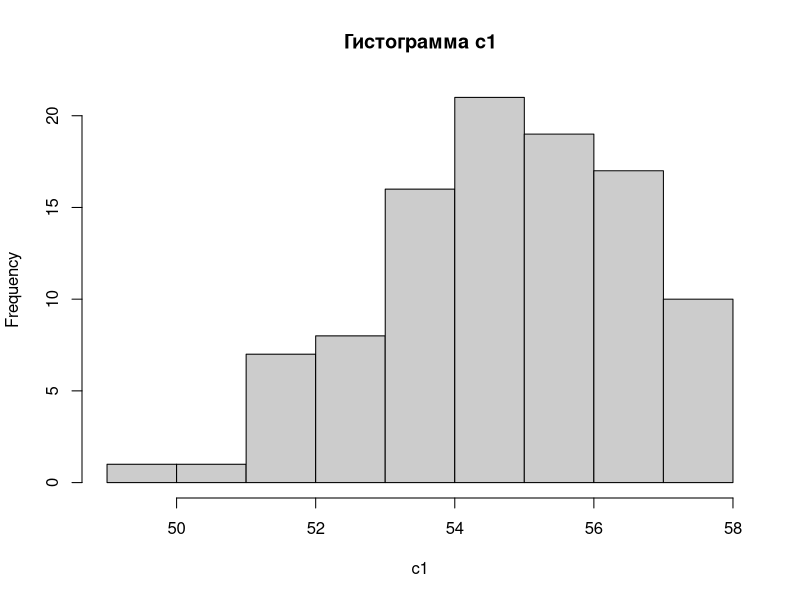
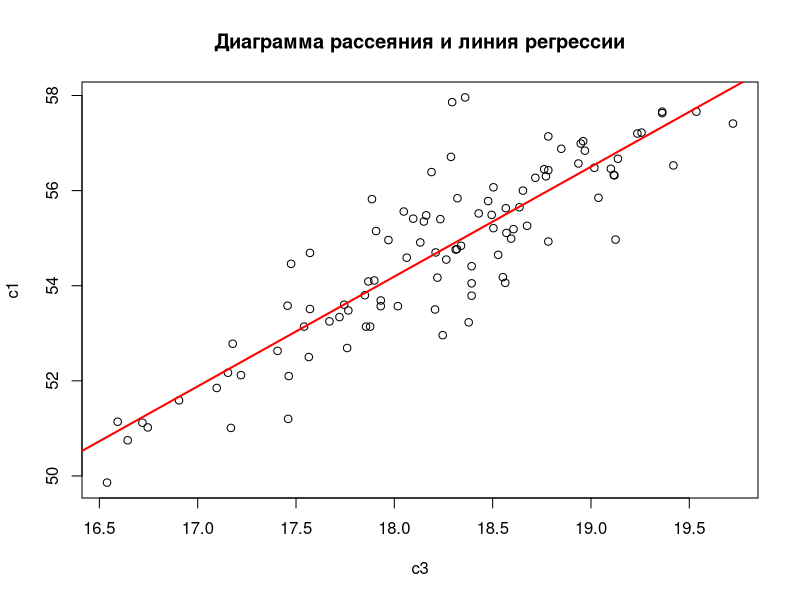
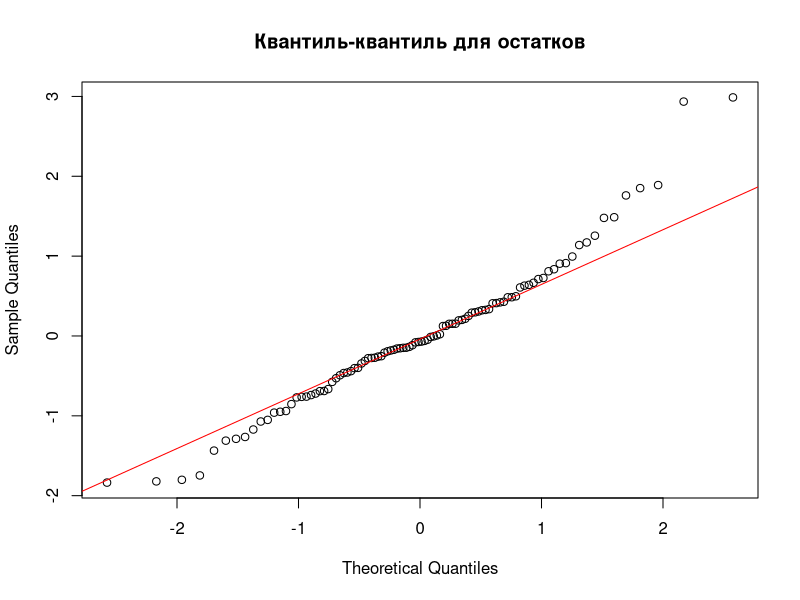
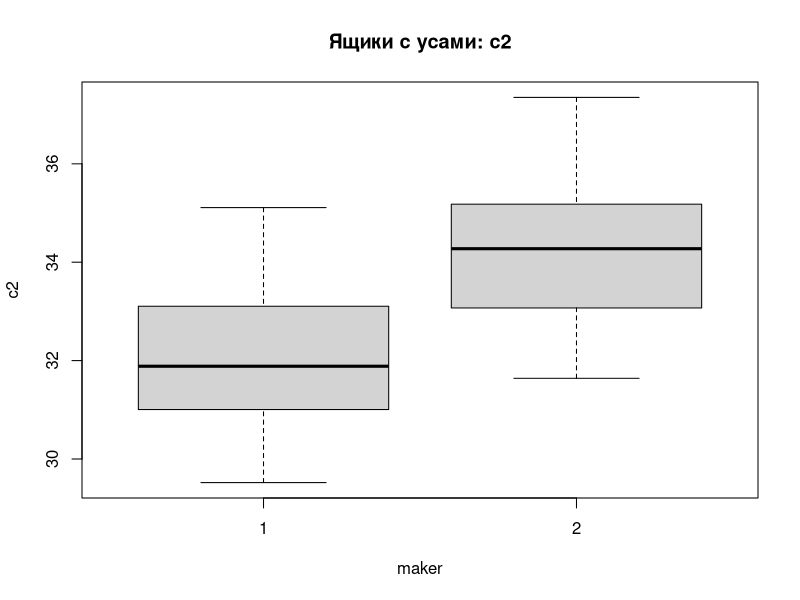
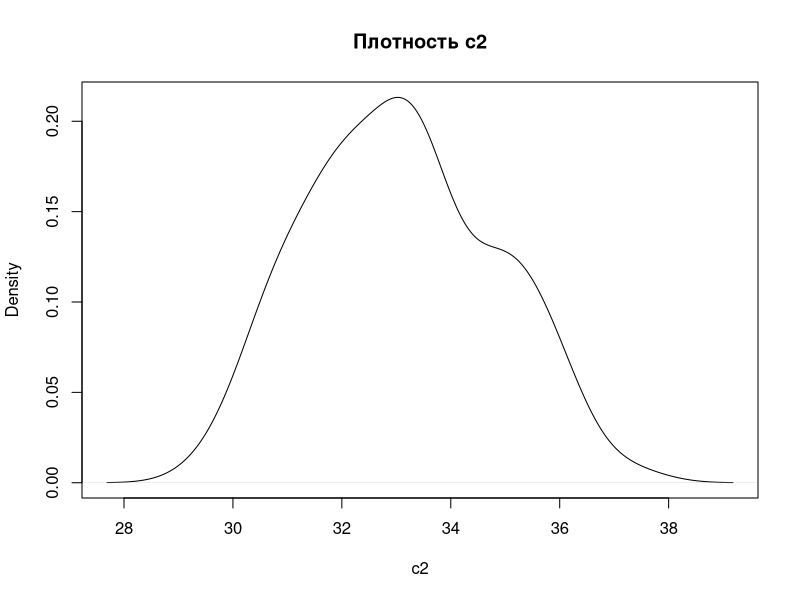
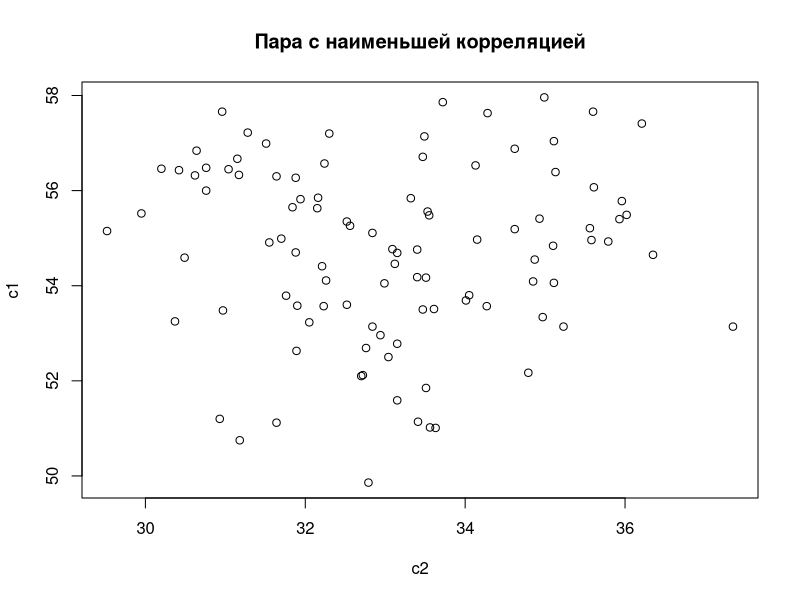
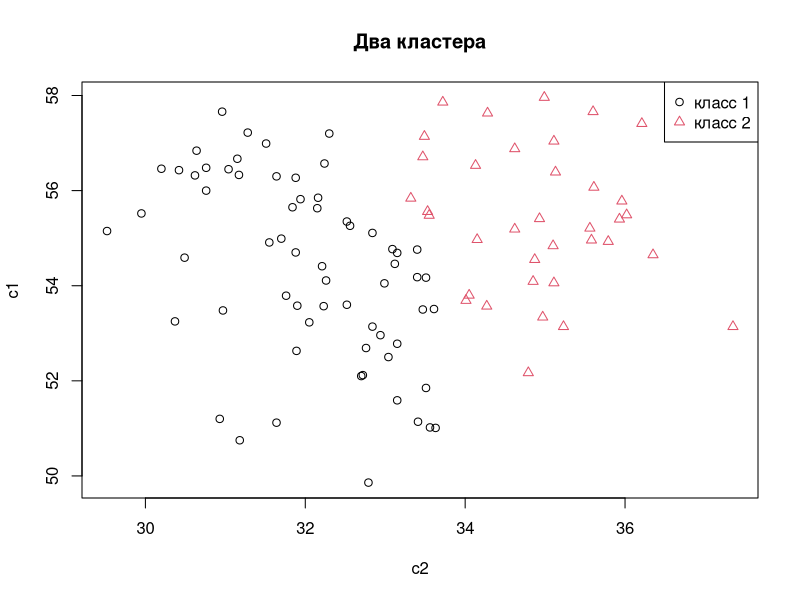

Reproduce these figures in R, in order.
## ---- chunk 1
qc <- read.table("data/DATA/QC1.TXT", header = FALSE)
## ---- chunk 2
dim(qc)
## ---- chunk 3
head(qc, 3)
## ---- chunk 4
names(qc) <- c("c1", "kit", "nbug", "maker", "vendor", "c2", "c3", "c4", "bug")
head(qc)
## ---- chunk 5
summary(qc$vendor)
## ---- chunk 6
qc["vendor"] <- as.factor(qc[["vendor"]])
summary(qc$vendor)
## ---- chunk 7
sum(qc$nbug > 3)
## ---- chunk 8
qc[qc$nbug == max(qc$nbug), ]
## ---- chunk 9
attach(qc)
library("e1071")
## ---- chunk 10
mean(c1)
median(c1)
## ---- chunk 11
quantile(c1, probs = c(0.25, 0.5, 0.75))
IQR(c1)
## ---- chunk 12
summary(c1)
## ---- chunk 13
var(c1)
var(c1 * 2 + 100)
## ---- chunk 14
hist(c1, main = "Гистограмма c1", xlab = "c1", col = "grey80")
## ---- chunk 15
skewness(c1)
kurtosis(c1)
## ---- chunk 16
library(nortest)
lillie.test(c1)
## ---- chunk 17
kit <- ifelse(kit < 3, 1, 2)
## ---- chunk 18
cor(kit, maker, method = "spearman")
## ---- chunk 19
table(kit, maker)
## ---- chunk 20
cor.test(c1, c3)
## ---- chunk 21
num <- qc[, c("c1", "c2", "c3", "c4")]
C <- cor(num)
C
## ---- chunk 22
absC <- abs(C)
diag(absC) <- NA
pair_idx <- which(absC == max(absC, na.rm = TRUE), arr.ind = TRUE)[1, ]
pair <- colnames(C)[pair_idx]
pair_ord <- pair[order(as.integer(sub("c", "", pair)))]
dep <- pair_ord[1]
ind <- pair_ord[2]
pair
linmod <- lm(reformulate(ind, response = dep), data = qc)
summary(linmod)
## ---- chunk 23
symnum(C)
## ---- chunk 24
plot(qc[[ind]], qc[[dep]], xlab = ind, ylab = dep,
     main = "Диаграмма рассеяния и линия регрессии")
abline(linmod, col = "red", lwd = 2)
## ---- chunk 25
coefficients(linmod)
## ---- chunk 26
res <- residuals(linmod)
qqnorm(res, main = "Квантиль-квантиль для остатков")
qqline(res, col = "red")
## ---- chunk 27
ks.test(res, "pnorm", mean(res), sd(res))
## ---- chunk 28
table(maker)
## ---- chunk 29
pvals <- sapply(c("c1", "c2", "c3", "c4"), function(v) {
  t.test(qc[[v]][maker == 1], qc[[v]][maker == 2])$p.value
})
pvals
chosen_name <- names(which.min(pvals))
chosen <- qc[[chosen_name]]
chosen_name
t.test(chosen[maker == 1], chosen[maker == 2])
## ---- chunk 30
boxplot(chosen ~ maker, xlab = "maker", ylab = chosen_name,
        main = paste("Ящики с усами:", chosen_name))
## ---- chunk 31
plot(density(chosen), main = paste("Плотность", chosen_name), xlab = chosen_name)
## ---- chunk 32
weak_idx <- which(absC == min(absC, na.rm = TRUE), arr.ind = TRUE)[1, ]
weak <- colnames(C)[weak_idx]
weak
plot(qc[[weak[1]]], qc[[weak[2]]], xlab = weak[1], ylab = weak[2],
     main = "Пара с наименьшей корреляцией")
## ---- chunk 33
xy <- cbind(qc[[weak[1]]], qc[[weak[2]]])
colnames(xy) <- weak
head(xy, 3)
## ---- chunk 34
set.seed(1)
kmres <- kmeans(xy, centers = 2)
table(kmres$cluster)
## ---- chunk 35
plot(xy, pch = kmres$cluster, col = kmres$cluster,
     xlab = weak[1], ylab = weak[2],
     main = "Два кластера")
legend("topright", legend = paste("класс", sort(unique(kmres$cluster))),
       pch = sort(unique(kmres$cluster)),
       col = sort(unique(kmres$cluster)))
## ---- chunk 36
detach(qc)
